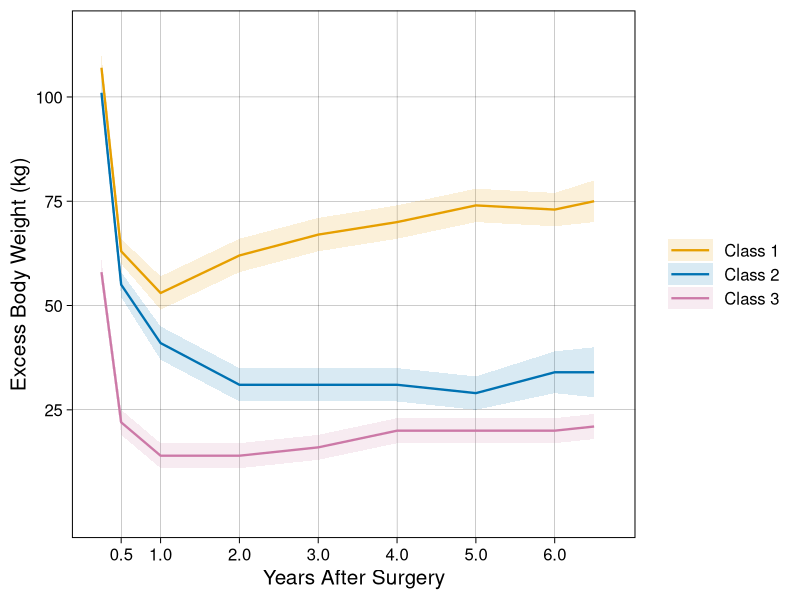

The R script that drew this image:
library(ggplot2)

df = read.csv("data.csv")
df$class = factor(df$class, levels = c("Class 1", "Class 2", "Class 3"))

class_colors = c(
  "Class 1" = "#E69F00",
  "Class 2" = "#0072B2",
  "Class 3" = "#CC79A7"
)

p = ggplot(df, aes(x = year, y = ebw_mean, color = class, fill = class)) +
  geom_ribbon(aes(ymin = ebw_lower, ymax = ebw_upper), alpha = 0.15, color = NA) +
  geom_line(linewidth = 0.8) +
  scale_color_manual(values = class_colors, name = NULL) +
  scale_fill_manual(values = class_colors, name = NULL) +
  scale_x_continuous(breaks = c(0.5, 1, 2, 3, 4, 5, 6), limits = c(0.2, 6.7)) +
  scale_y_continuous(breaks = c(25, 50, 75, 100), limits = c(0, 115)) +
  labs(
    x = "Years After Surgery",
    y = "Excess Body Weight (kg)"
  ) +
  theme_linedraw(base_size = 15) +
  theme(
    legend.position = "right",
    legend.key.width = unit(1.2, "cm"),
    panel.grid.minor = element_blank()
  )

ggsave("fig1a.png", p, width = 8, height = 4, dpi = 800, bg = "white")
